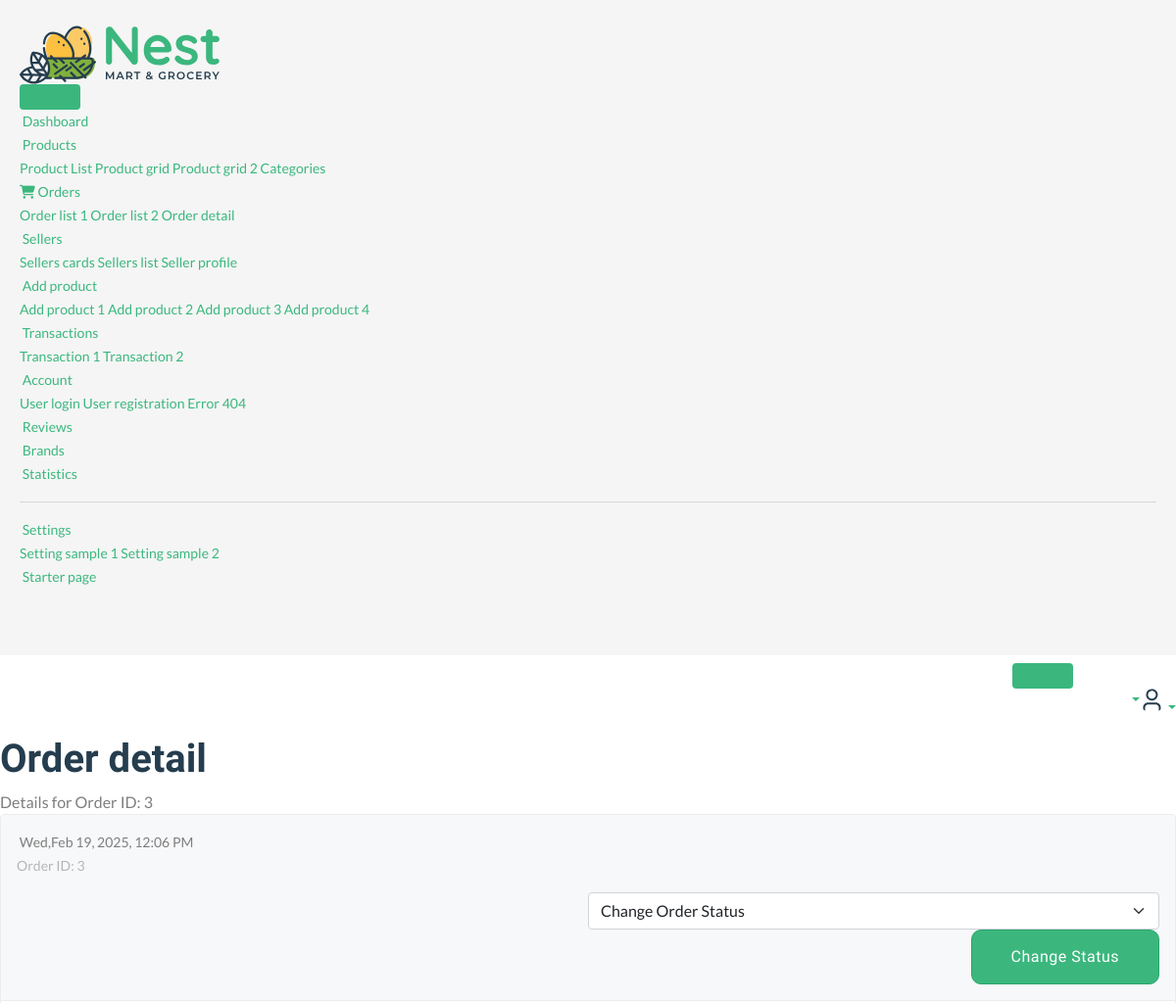
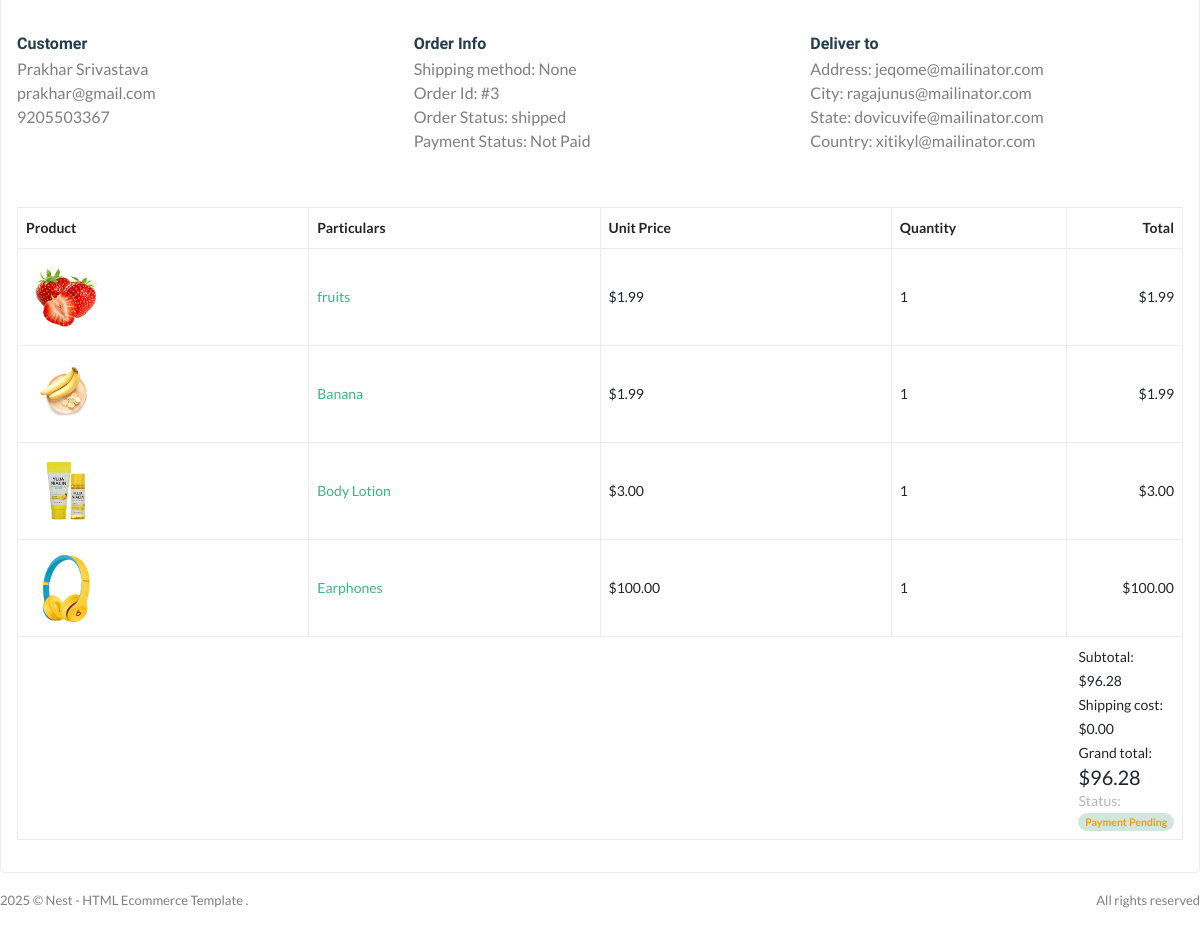
The app's page /useradmin/order/3 with its own data (2 pictures, top to bottom).
### core/models.py (models this page shows, shortened)
class CartOrder(models.Model):
    user = models.ForeignKey(User,on_delete=models.CASCADE)
    full_name = models.CharField(max_length=200,null=True,blank=True)
    email = models.EmailField(null=True,blank=True)
    mobile = models.CharField(max_length=50,null=True,blank=True)
    address = models.CharField(max_length=200,null=True,blank=True)
    city = models.CharField(max_length=200,null=True,blank=True)
    state = models.CharField(max_length=200,null=True,blank=True)
    country = models.CharField(max_length=200,null=True,blank=True)
    price = models.DecimalField(max_digits=12,decimal_places=2,default='0.00')
    saved = models.DecimalField(max_digits=12,decimal_places=2,default='0.00')
    coupons = models.ManyToManyField(Coupons,blank=True)
    shipping_address = models.CharField(max_length=200,null=True,blank=True)
    tracking_id = models.CharField(max_length=200,null=True,blank=True)
    tracking_website_id= models.CharField(max_length=200,null=True,blank=True)
    stripe_payment_intent = models.CharField(max_length=1000,null=True,blank=True)
    oid = ShortUUIDField(max_length=10,length=4,unique=True,alphabet='1234567890')
    order_date = models.DateTimeField(auto_now_add=True)
    paid_status = models.BooleanField(default=False)
    price = models.DecimalField(max_digits=999999,decimal_places=2,default='1.99')
    product_status = models.CharField(choices=STATUS_CHOICE, max_length=30, default='processing')
    class Meta:
        verbose_name_plural  = 'Cart order'

class CartOrderItems(models.Model):
    order = models.ForeignKey(CartOrder,on_delete=models.CASCADE)
    invoice_no = models.CharField(max_length=200)
    item=models.CharField(max_length=200)
    image=models.CharField(max_length=200)
    qty=models.IntegerField(default=0)
    price = models.DecimalField(max_digits=999999,decimal_places=2,default='1.99')
    total = models.DecimalField(max_digits=999999,decimal_places=2,default='1.99')
    class Meta:
        verbose_name_plural = 'ßCart order Items'

### userauths/models.py (models this page shows, shortened)
class User(AbstractUser):
    email = models.EmailField(unique=True)
    username = models.CharField(max_length=100)
    bio = models.CharField(max_length=100)
    USERNAME_FIELD ="email"
    REQUIRED_FIELDS = ["username"]

class Profile(models.Model):
    user=models.OneToOneField(User,on_delete=models.CASCADE,related_name='profile')
    image = models.ImageField(upload_to='image')
    full_name = models.CharField(max_length=100,null=True, blank=True)
    bio=models.CharField(max_length=200, blank=True, null=True)
    mobile = models.CharField(max_length=10)
    verified=models.BooleanField(default=False)

### useradmin/views.py (the view)
# urls.py: path('order/<id>', views.order_details_view, name='order_details'),
def order_details_view(request,id):
    order=CartOrder.objects.get(id=id)
    cart_order = CartOrderItems.objects.filter(order=order)
    context={
        'order':order,
        'cart_order':cart_order
        }
    return render(request,'useradmin/order-details.html',context)

### core/context_processor.py (called while the page is built)
def default(request):
    categories = Category.objects.all()
    products = Product.objects.all()
    vendors = Vendor.objects.all()
    min_max_price = Product.objects.aggregate(min_price=Min('price'),max_price=Max('price'))
    try:
          address = Address.objects.get(user=request.user)
    except:
         address=None
    try:
         wishlist = Wishlist.objects.filter(user=request.user)
    except:
          wishlist=None
          messages.warning(request,'You need to login before adding products to wishlist')
    return {
         'categories':categories,
         'address':address,
         'vendors':vendors,
         'min_max_price':min_max_price,
         'wishlist':wishlist
    }

### templates/useradmin/order-details.html (shortened to what this page needs)
{% extends 'useradmin/base.html' %}
{%load static%}
{%block content%}
<section class="content-main">
    <div class="content-header">
        <div>
            <h2 class="content-title card-title">Order detail</h2>
            <p>Details for Order ID: {{order.id}}</p>
        </div>
    </div>
    <div class="card">
        <header class="card-header">
            <div class="row align-items-center">
                <div class="col-lg-6 col-md-6 mb-lg-0 mb-15">
                    <span>  <b>{{order.order_date|date:'D,M d, Y, h:i A'}}</b> </span> <br />
                    <small class="text-muted">Order ID: {{order.id}}</small>
                </div>
                <form action="{% url 'useradmin:change_order_status' order.oid%}" method="POST">
                    <div class="col-lg-6 col-md-6 ms-auto text-md-end">
                        <select value='{{order.product_status}}' class="form-select d-inline-block mb-lg-0 mr-5 mw-200" name='status'>
                            <option value="processing">Change Order Status</option>
                        </select>
                        <button  class="btn btn-primary" type='submit'>Change Status</button>
                    </div>
                </form>
            </div>
        </header>
        <div class="card-body">
            <div class="row mb-50 mt-20 order-info-wrap">
                <div class="col-md-4">
                    <article class="icontext align-items-start">
                        <div class="text">
                            <h6 class="mb-1">Customer</h6>
                            <p class="mb-1">
                                {{order.user.profile.full_name|title}} <br />
                                {{order.user.email}} <br />
                                {{order.user.profile.mobile}} <br />
                            </p>
                        </div>
                    </article>
                </div>
                <div class="col-md-4">
                    <article class="icontext align-items-start">
                        <div class="text">
                            <h6 class="mb-1">Order Info</h6>
                            <p class="mb-1">
                                Shipping method: None <br />
                                Order Id: #{{order.id}} <br />
                                Order Status: {{order.product_status}} <br />
                                {%if order.paid_status == True%}
                                Payment Status: Paid <br />
                                {%else%}
                                Payment Status: Not Paid <br />
                                {%endif%}
                            </p>
                        </div>
                    </article>
                </div>
                <div class="col-md-4">
                    <article class="icontext align-items-start">
                        <div class="text">
                            <h6 class="mb-1">Deliver to</h6>
                            <p class="mb-1">
                                Address: {{order.address}} <br />
                                City: {{order.city}} <br />
                                State: {{order.state}} <br />
                                Country: {{order.country}} <br />
                            </p>
                        </div>
                    </article>
                </div>
            </div>
            <div class="row">
                <div class="col-lg-12">
                    <div class="table-responsive">
                        <table class="table">
                            <thead>
                                <tr>
                                    <th width="25%">Product</th>
                                    <th width="25%">Particulars</th>
                                    <th width="25%">Unit Price</th>
                                    <th width="15%">Quantity</th>
                                    <th width="35%" class="text-end">Total</th>
                                </tr>
                            </thead>
                            <tbody>
                                {% for c in cart_order%}
                                <tr>
                                    <td>
                                        <a class="itemside" href="#">
                                            <div class="left">
                                                <img src="{{c.image}}" width="80" height="80" class="img-xs" alt="Item" />
                                            </div>
                                        </a>
                                    </td>
                                    <td><a href='' style='text-decoration: none'>{{c.item}}</a></td>
                                    <td>${{c.price|floatformat:2}}</td>
                                    <td>{{c.qty}}</td>
                                    <td class="text-end">${{c.total|floatformat:2}}</td>
                                </tr>
                                {%endfor%}
                                <tr>
                                    <td colspan="5">
                                        <article class="float-end">
                                            <dl class="dlist">
                                                <dt>Subtotal:</dt>
                                                <dd>${{order.price}}</dd>
                                            </dl>
                                            <dl class="dlist">
                                                <dt>Shipping cost:</dt>
                                                <dd>$0.00</dd>
                                            </dl>
                                            <dl class="dlist">
                                                <dt>Grand total:</dt>
                                                <dd><b class="h5">${{order.price}}</b></dd>
                                            </dl>
                                            <dl class="dlist">
                                                <dt class="text-muted">Status:</dt>
                                                <dd>
                                                    {%if order.paid_status == True %}
                                                    <span class="badge rounded-pill alert-success text-success">Payment Done</span>
                                                    {%else%}
                                                    <span class="badge rounded-pill alert-success text-warning">Payment Pending</span>
                                                    {%endif%}
                                                </dd>
                                            </dl>
                                        </article>
                                    </td>
                                </tr>
                            </tbody>
                        </table>
                    </div>
                </div>
            </div>
        </div>
    </div>
</section>
{%endblock content%}

### records on screen
CartOrder: id "3", order_date "Wed,Feb 19, 2025, 12:06 PM", status "Change Order Status", user.profile.full_name "Prakhar Srivastava", user.email "prakhar@gmail.com", user.profile.mobile "9205503367", product_status "shipped", address "jeqome@mailinator.com", city "ragajunus@mailinator.com", state "dovicuvife@mailinator.com", country "xitikyl@mailinator.com", price "96.28"
CartOrderItems: image (picture), item "fruits", price "1.99", qty "1", total "1.99"
CartOrderItems: image (picture), item "Banana", price "1.99", qty "1", total "1.99"
CartOrderItems: image (picture), item "Body Lotion", price "3.00", qty "1", total "3.00"
CartOrderItems: image (picture), item "Earphones", price "100.00", qty "1", total "100.00"
